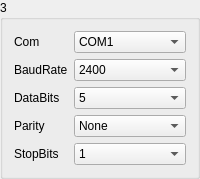
       <widget class="QGroupBox" name="gBoxMeter_3">
        <property name="minimumSize">
         <size>
          <width>171</width>
          <height>171</height>
         </size>
        </property>
        <property name="title">
         <string>3</string>
        </property>
        <layout class="QGridLayout" name="gridLayout_7">
         <item row="0" column="0">
          <widget class="QLabel" name="label_33">
           <property name="sizePolicy">
            <sizepolicy hsizetype="Fixed" vsizetype="Preferred">
             <horstretch>0</horstretch>
             <verstretch>0</verstretch>
            </sizepolicy>
           </property>
           <property name="text">
            <string>Com</string>
           </property>
          </widget>
         </item>
         <item row="0" column="1">
          <widget class="QComboBox" name="comboMeterSerialNum_3">
           <item>
            <property name="text">
             <string>COM1</string>
            </property>
           </item>
           <item>
            <property name="text">
             <string>COM2</string>
            </property>
           </item>
           <item>
            <property name="text">
             <string>COM3</string>
            </property>
           </item>
           <item>
            <property name="text">
             <string>COM4</string>
            </property>
           </item>
           <item>
            <property name="text">
             <string>COM5</string>
            </property>
           </item>
           <item>
            <property name="text">
             <string>COM6</string>
            </property>
           </item>
           <item>
            <property name="text">
             <string>COM7</string>
            </property>
           </item>
           <item>
            <property name="text">
             <string>COM8</string>
            </property>
           </item>
           <item>
            <property name="text">
             <string>COM9</string>
            </property>
           </item>
           <item>
            <property name="text">
             <string>COM10</string>
            </property>
           </item>
           <item>
            <property name="text">
             <string>COM11</string>
            </property>
           </item>
           <item>
            <property name="text">
             <string>COM12</string>
            </property>
           </item>
           <item>
            <property name="text">
             <string>COM13</string>
            </property>
           </item>
           <item>
            <property name="text">
             <string>COM14</string>
            </property>
           </item>
           <item>
            <property name="text">
             <string>COM15</string>
            </property>
           </item>
           <item>
            <property name="text">
             <string>COM16</string>
            </property>
           </item>
           <item>
            <property name="text">
             <string>COM17</string>
            </property>
           </item>
           <item>
            <property name="text">
             <string>COM18</string>
            </property>
           </item>
           <item>
            <property name="text">
             <string>COM19</string>
            </property>
           </item>
           <item>
            <property name="text">
             <string>COM20</string>
            </property>
           </item>
           <item>
            <property name="text">
             <string>COM21</string>
            </property>
           </item>
           <item>
            <property name="text">
             <string>COM22</string>
            </property>
           </item>
           <item>
            <property name="text">
             <string>COM23</string>
            </property>
           </item>
           <item>
            <property name="text">
             <string>COM24</string>
            </property>
           </item>
           <item>
            <property name="text">
             <string>COM25</string>
            </property>
           </item>
           <item>
            <property name="text">
             <string>COM26</string>
            </property>
           </item>
           <item>
            <property name="text">
             <string>COM27</string>
            </property>
           </item>
           <item>
            <property name="text">
             <string>COM28</string>
            </property>
           </item>
           <item>
            <property name="text">
             <string>COM29</string>
            </property>
           </item>
           <item>
            <property name="text">
             <string>COM30</string>
            </property>
           </item>
          </widget>
         </item>
         <item row="1" column="0">
          <widget class="QLabel" name="label_34">
           <property name="text">
            <string>BaudRate</string>
           </property>
          </widget>
         </item>
         <item row="1" column="1">
          <widget class="QComboBox" name="comboMeterBaudRate_3">
           <item>
            <property name="text">
             <string>2400</string>
            </property>
           </item>
           <item>
            <property name="text">
             <string>4800</string>
            </property>
           </item>
           <item>
            <property name="text">
             <string>9600</string>
            </property>
           </item>
           <item>
            <property name="text">
             <string>14400</string>
            </property>
           </item>
           <item>
            <property name="text">
             <string>19200</string>
            </property>
           </item>
           <item>
            <property name="text">
             <string>38400</string>
            </property>
           </item>
           <item>
            <property name="text">
             <string>56000</string>
            </property>
           </item>
          </widget>
         </item>
         <item row="2" column="0">
          <widget class="QLabel" name="label_35">
           <property name="text">
            <string>DataBits</string>
           </property>
          </widget>
         </item>
         <item row="2" column="1">
          <widget class="QComboBox" name="comboMeterBits_3">
           <item>
            <property name="text">
             <string>5</string>
            </property>
           </item>
           <item>
            <property name="text">
             <string>6</string>
            </property>
           </item>
           <item>
            <property name="text">
             <string>7</string>
            </property>
           </item>
           <item>
            <property name="text">
             <string>8</string>
            </property>
           </item>
          </widget>
         </item>
         <item row="3" column="0">
          <widget class="QLabel" name="label_36">
           <property name="text">
            <string>Parity</string>
           </property>
          </widget>
         </item>
         <item row="3" column="1">
          <widget class="QComboBox" name="comboMeterChkBit_3">
           <item>
            <property name="text">
             <string>None</string>
            </property>
           </item>
           <item>
            <property name="text">
             <string>Odd</string>
            </property>
           </item>
           <item>
            <property name="text">
             <string>Even</string>
            </property>
           </item>
          </widget>
         </item>
         <item row="4" column="0">
          <widget class="QLabel" name="label_37">
           <property name="text">
            <string>StopBits</string>
           </property>
          </widget>
         </item>
         <item row="4" column="1">
          <widget class="QComboBox" name="comboMeterEndBit_3">
           <item>
            <property name="text">
             <string>1</string>
            </property>
           </item>
           <item>
            <property name="text">
             <string>1.5</string>
            </property>
           </item>
           <item>
            <property name="text">
             <string>2</string>
            </property>
           </item>
          </widget>
         </item>
        </layout>
       </widget>
